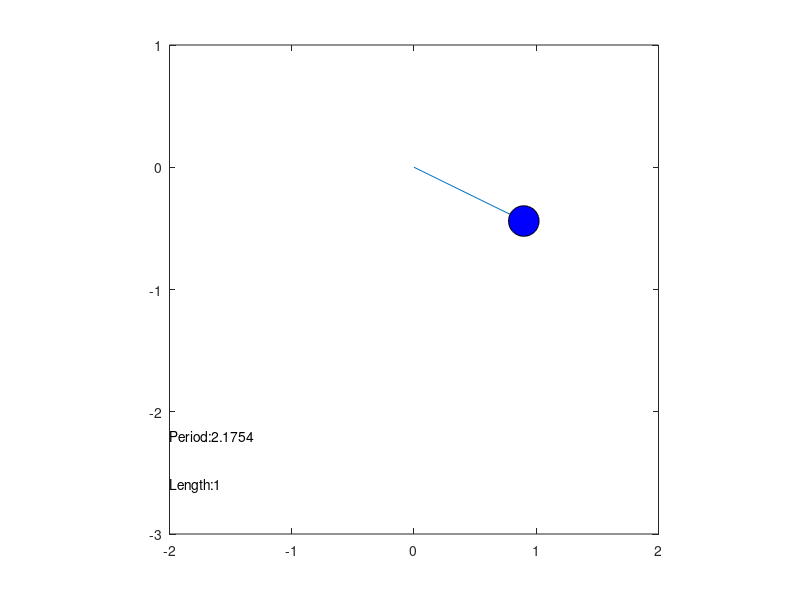

This figure's MATLAB source: (Note: this script raises an error after producing the figure.)
clc; close all;

length = 1;
olength = length;
gravity = 9.8;
deltaT = .02;
acc = 0;
mass = 4;

initial_angle = deg2rad(64.1);
T = 2*pi*sqrt(length/gravity)*(1+(1/16)*initial_angle*initial_angle + (11/3072)*initial_angle*initial_angle*initial_angle*initial_angle);
angle = initial_angle;
velocity = 0;
time = 0;
timet = 0;
linVx = velocity*length*cos(angle);
linVy = velocity*length*sin(angle);
linV = sqrt(linVx*linVx +linVy*linVy);
KEold = linV*linV*.5*mass;

PE = mass*gravity*(-cos(angle)*length+length);
    
totalEnergyMax = KEold + PE;

tic;
n = 0;
while(true)
    maxVelocity = sqrt(2*totalEnergyMax/mass)/length;
    
    acc = (-1 * gravity/length) * sin(angle)*deltaT;
    velocity = velocity + acc;
    angle = mod(angle + velocity*deltaT+pi,2*pi)-pi;
    time = time + deltaT;
    x(1) = 0;
    y(1) = 0;
    x(2) = sin(angle)*length;
    y(2) = -cos(angle)*length;
    figure(1);
    plot(x,y);
    xlim([-olength*2 olength*2]);
    ylim([-1.5*olength*2 .5*olength*2]);
    pos = [x(2)-.125 y(2)-.125 .25 .25]; 
    rectangle('Position',pos,'Curvature',[1 1],'FaceColor','b');
    text(-olength*2,-1.1*olength*2,strcat('Period:',num2str(T)));
    text(-olength*2,-1.3*olength*2,strcat('Length:',num2str(length)));
    pbaspect([1 1 1]);
    %fprintf('Angle:%g Velocity:%g Time:%g\n',angle,velocity,toc);
    length = length + .005*sin(toc/2);
    [totalEnergyMax, T] = sliderCallback( velocity, length, angle, mass, gravity);
    n2 = toc;
    %fprintf('%g, ',(n2-n));
    pause(deltaT-(n2-n));
    n = toc;
end


function [totalEnergyMax, T] = sliderCallback( velocity, length, angle, mass, gravity)
    linV = velocity*length;
    KEold = linV*linV*.5*mass;

    PE = mass*gravity*(-cos(angle)*length+length);

    totalEnergyMax = KEold + PE;

    initial_angle = acos(-((totalEnergyMax/mass/gravity)-length)/length);
    %fprintf('PE:%g Tot: %g\n',PE,totalEnergyMax);
    T = 2*pi*sqrt(length/gravity)*(1+(1/16)*initial_angle*initial_angle + (11/3072)*initial_angle*initial_angle*initial_angle*initial_angle);
end